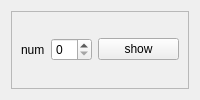
<?xml version="1.0" encoding="UTF-8"?>
<ui version="4.0">
 <class>MainBox</class>
 <widget class="QWidget" name="MainBox">
  <property name="windowTitle">
   <string>Dialog</string>
  </property>
  <layout class="QHBoxLayout" name="horizontalLayout">
   <item>
    <widget class="QFrame" name="frame">
     <property name="frameShape">
      <enum>QFrame::StyledPanel</enum>
     </property>
     <property name="frameShadow">
      <enum>QFrame::Raised</enum>
     </property>
     <layout class="QVBoxLayout" name="verticalLayout_3">
      <item>
       <layout class="QHBoxLayout" name="horizontalLayout_2">
        <item>
         <widget class="QLabel" name="label">
          <property name="sizePolicy">
           <sizepolicy hsizetype="Fixed" vsizetype="Preferred">
            <horstretch>0</horstretch>
            <verstretch>0</verstretch>
           </sizepolicy>
          </property>
          <property name="text">
           <string>num</string>
          </property>
         </widget>
        </item>
        <item>
         <widget class="QSpinBox" name="sb_num_image">
          <property name="sizePolicy">
           <sizepolicy hsizetype="Fixed" vsizetype="Fixed">
            <horstretch>0</horstretch>
            <verstretch>0</verstretch>
           </sizepolicy>
          </property>
         </widget>
        </item>
        <item>
         <widget class="QPushButton" name="btn_show">
          <property name="text">
           <string>show</string>
          </property>
         </widget>
        </item>
       </layout>
      </item>
      <item>
       <layout class="QVBoxLayout" name="display_layout"/>
      </item>
     </layout>
    </widget>
   </item>
  </layout>
 </widget>
 <resources/>
 <connections/>
</ui>
